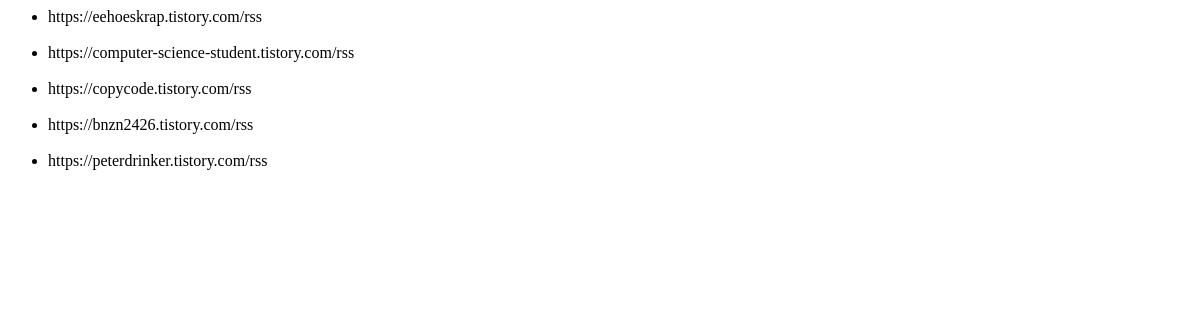
/test/, run on an earlier commit of the app's database.
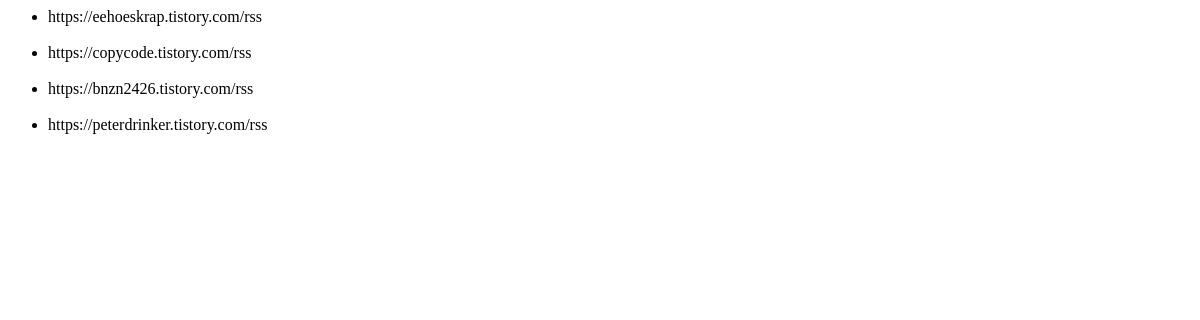
And on a later commit of the database.
### RssFeedWeb/models.py (models this page shows)
class subsData(models.Model):
    link = models.URLField(unique=True)
    date = models.DateTimeField(auto_now_add=True)

### RssFeedWeb/views.py (the view)
# urls.py: path('test/',views.sublist,name='sublist'),
def sublist(request):
    sub_list = subsData.objects.all()
    context = {'sub_list': sub_list}
    return render(request, 'RssFeedWeb/test.html', context)

### templates/RssFeedWeb/test.html
<div>
    <ul>
        {% for subsData in sub_list %}
        <li>
            {{subsData.link}}
        </li>
        <br>
        {% endfor %}
    </ul>
</div>

What changed in the data, as far as the page shows it:
removed subsData: link "https://computer-science-student.tistory.com/rss"
